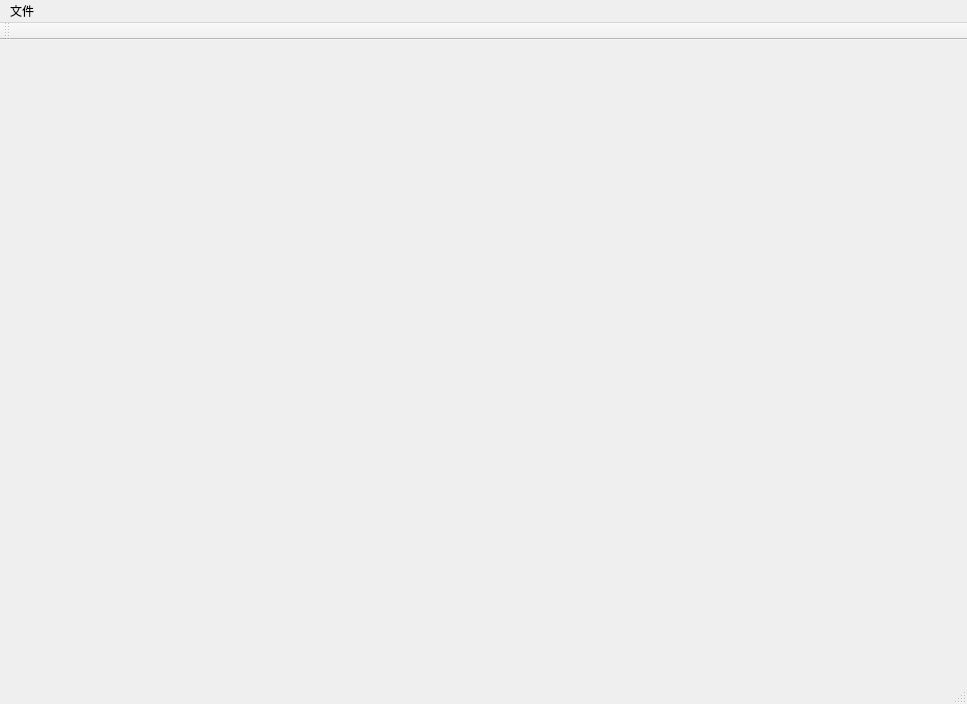
<?xml version="1.0" encoding="UTF-8"?>
<ui version="4.0">
 <class>MainWindowClass</class>
 <widget class="QMainWindow" name="MainWindowClass">
  <property name="geometry">
   <rect>
    <x>0</x>
    <y>0</y>
    <width>967</width>
    <height>704</height>
   </rect>
  </property>
  <property name="windowTitle">
   <string>MainWindow</string>
  </property>
  <widget class="QWidget" name="centralWidget"/>
  <widget class="QMenuBar" name="menuBar">
   <property name="geometry">
    <rect>
     <x>0</x>
     <y>0</y>
     <width>967</width>
     <height>23</height>
    </rect>
   </property>
   <widget class="QMenu" name="menu">
    <property name="title">
     <string>文件</string>
    </property>
    <addaction name="actionOpen"/>
   </widget>
   <addaction name="menu"/>
  </widget>
  <widget class="QToolBar" name="mainToolBar">
   <attribute name="toolBarArea">
    <enum>TopToolBarArea</enum>
   </attribute>
   <attribute name="toolBarBreak">
    <bool>false</bool>
   </attribute>
  </widget>
  <widget class="QStatusBar" name="statusBar"/>
  <action name="actionOpen">
   <property name="text">
    <string>打开进程</string>
   </property>
   <property name="statusTip">
    <string>打开进程</string>
   </property>
  </action>
 </widget>
 <layoutdefault spacing="6" margin="11"/>
 <resources>
  <include location="MainWindow.qrc"/>
 </resources>
 <connections/>
</ui>
